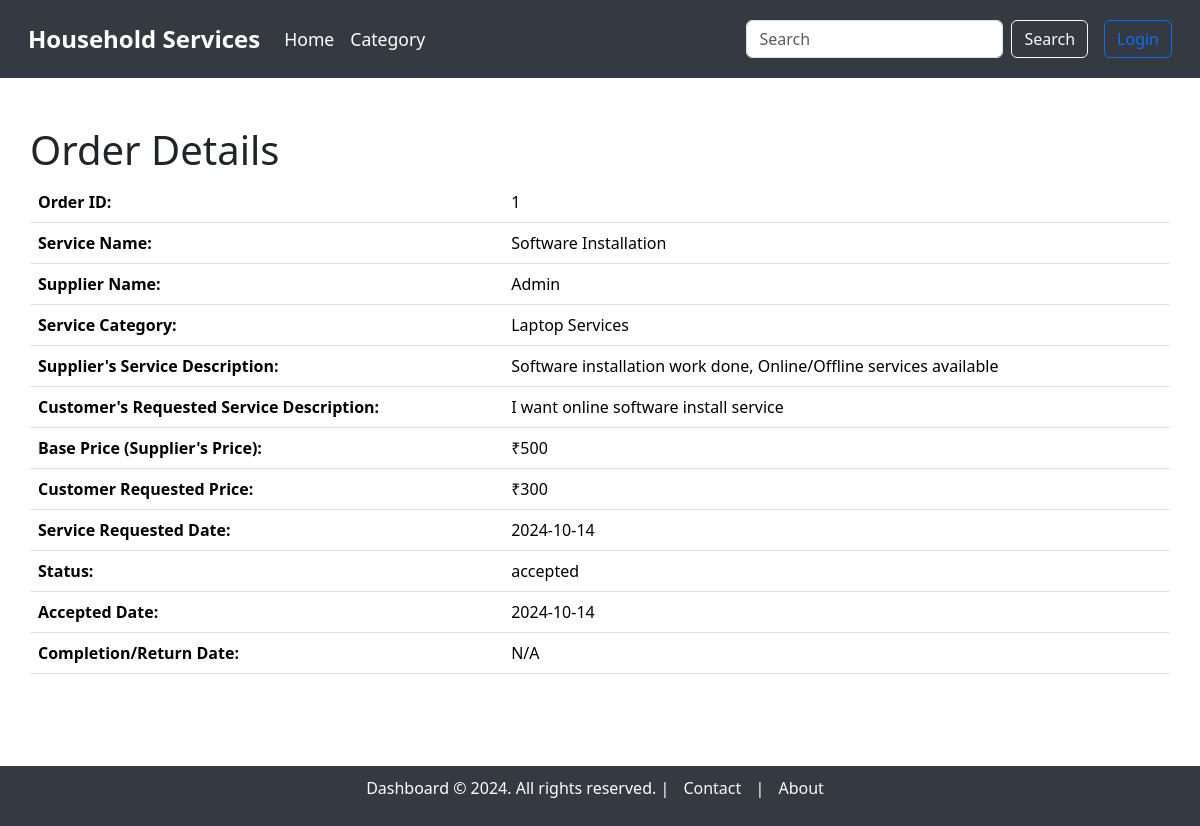
Before: /order_details/1 with the older database file.
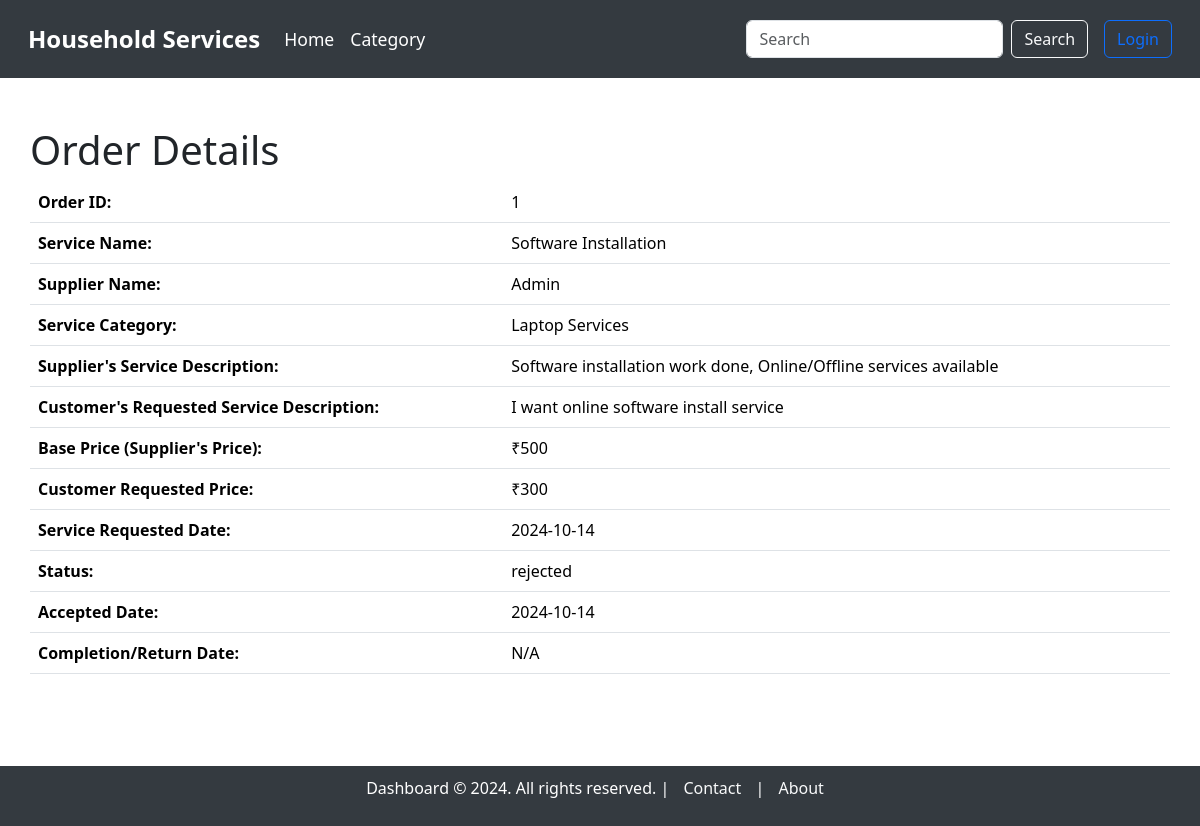
After: the same page with the newer database file.
### model.py (models this page shows, shortened)
class ServiceRequest(db.Model):
    __tablename__ = "service_requests"
    service_request_id = db.Column(db.Integer, autoincrement=True, primary_key=True)
    service_id = db.Column(db.Integer, db.ForeignKey('service.service_id'), nullable=False)
    user_id = db.Column(db.Integer, db.ForeignKey('users.user_id'), nullable=False)
    supplier_id = db.Column(db.Integer, db.ForeignKey('users.user_id'), nullable=True)  # Link to supplier (optional)
    service_description = db.Column(db.String, nullable=False)
    experience_years = db.Column(db.Integer, nullable=True)
    created_at = db.Column(db.DateTime, default=datetime.utcnow)
    updated_at = db.Column(db.DateTime, default=datetime.utcnow, onupdate=datetime.utcnow)
    date_requested = db.Column(db.DateTime, default=datetime.utcnow, nullable=True)
    date_issued = db.Column(db.DateTime, nullable=True)  #accepted date
    date_completed = db.Column(db.DateTime, nullable=True)
    date_returned = db.Column(db.DateTime, nullable=True)
    status = db.Column(db.String, default='pending')  # 'pending', 'accepted', 'rejected', 'completed', 'returned', 'cancelled'
    price = db.Column(db.Integer, nullable=False)  # Price associated with the service
    customer = db.relationship('User', foreign_keys=[user_id], backref='customer_requests')
    supplier = db.relationship('User', foreign_keys=[supplier_id], backref='supplier_requests')
    service = db.relationship('Service', backref='requests')

### main.py (the view)
@app.route('/order_details/<int:service_request_id>')
def order_details(service_request_id):
    service_request = ServiceRequest.query.get_or_404(service_request_id)
    return render_template('service_requests/order_details.html', service_request=service_request)

### templates/service_requests/order_details.html (shortened to what this page needs)
{% extends 'base_dashboard.html' %}
{% block content %}
<div class="container mt-5">
    <h1>Order Details</h1>
    <table class="table">
        <tbody>
            <tr>
                <th>Order ID:</th>
                <td>{{ service_request.service_request_id }}</td>
            </tr>
            <tr>
                <th>Service Name:</th>
                <td>{{ service_request.service.service_name }}</td>
            </tr>
            <tr>
                <th>Supplier Name:</th>
                <td>{{ service_request.service.supplier.full_name }}</td>
            </tr>
            <tr>
                <th>Service Category:</th>
                <td>{{ service_request.service.category.category_name }}</td>
            </tr>
            <tr>
                <th>Supplier's Service Description:</th>
                <td>{{ service_request.service.service_description }}</td>
            </tr>
            <tr>
                <th>Customer's Requested Service Description:</th>
                <td>{{ service_request.service_description }}</td>
            </tr>
            <tr>
                <th>Base Price (Supplier's Price):</th>
                <td>₹{{ service_request.service.price }}</td>
            </tr>
            <tr>
                <th>Customer Requested Price:</th>
                <td>₹{{ service_request.price }}</td>
            </tr>
            <tr>
                <th>Service Requested Date:</th>
                <td>{{ service_request.date_requested.strftime('%Y-%m-%d') }}</td>
            </tr>
            <tr>
                <th>Status:</th>
                <td>{{ service_request.status }}</td>
            </tr>
            <tr>
                <th>Accepted Date:</th>
                <td>{{ service_request.date_issued.strftime('%Y-%m-%d') if service_request.date_issued else 'N/A' }}</td>
            </tr>
            <tr>
                <th>Completion/Return Date:</th>
                <td>
                    {% if service_request.status == 'completed' %}
                        {{ service_request.date_completed.strftime('%Y-%m-%d') if service_request.date_completed else 'N/A' }}
                    {% elif service_request.status == 'returned' %}
                        {{ service_request.date_returned.strftime('%Y-%m-%d') if service_request.date_returned else 'N/A' }}
                    {% else %}
                        N/A
                    {% endif %}
                </td>
            </tr>
        </tbody>
    </table>
    <br>
</div>
{% endblock %}

Changed rows visible on the page:
changed ServiceRequest "I want online software install service": status "accepted" → "rejected"
